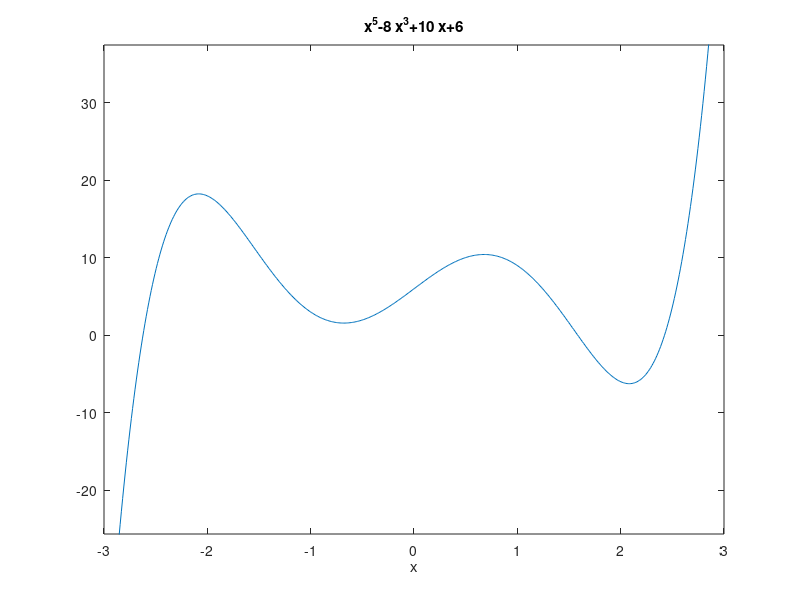

The MATLAB script that drew this image: (Note: this script raises an error after producing the figure.)
clc;
close all;
clear all;

%1.1
ezplot('x^5-8*x^3+10*x+6',[-3,3]); %grafica de la funcion
hold on; 

%1.2 Max y min = las raices de la derivada
f = @(x) x^5-8*x^3+10*x+6;
g = @(x) 5*x^4-24*x^2+10;
h = @(x) 20*x^3-48*x;
puntosCriticos = double.empty;

for i = linspace(-3,3,100)
    x = i;
    alfa = 1;
    delta = 1;
    epsilon = 0.001;
    while abs(delta)> epsilon
    act = x;
    x = act - alfa*(g(act)/h(act));
    delta = act-x;
    end
    if isempty(puntosCriticos)
        puntosCriticos(1) = x;
        plot(x,f(x),'*b'); 
    elseif abs(puntosCriticos(1:end)-x) > 0.2
        puntosCriticos(end+1) = x;
        plot(x,f(x),'*b'); 
    end
end
hold off;
disp('Los maximos y minimos de la funcion son:');
disp(sort(puntosCriticos));
